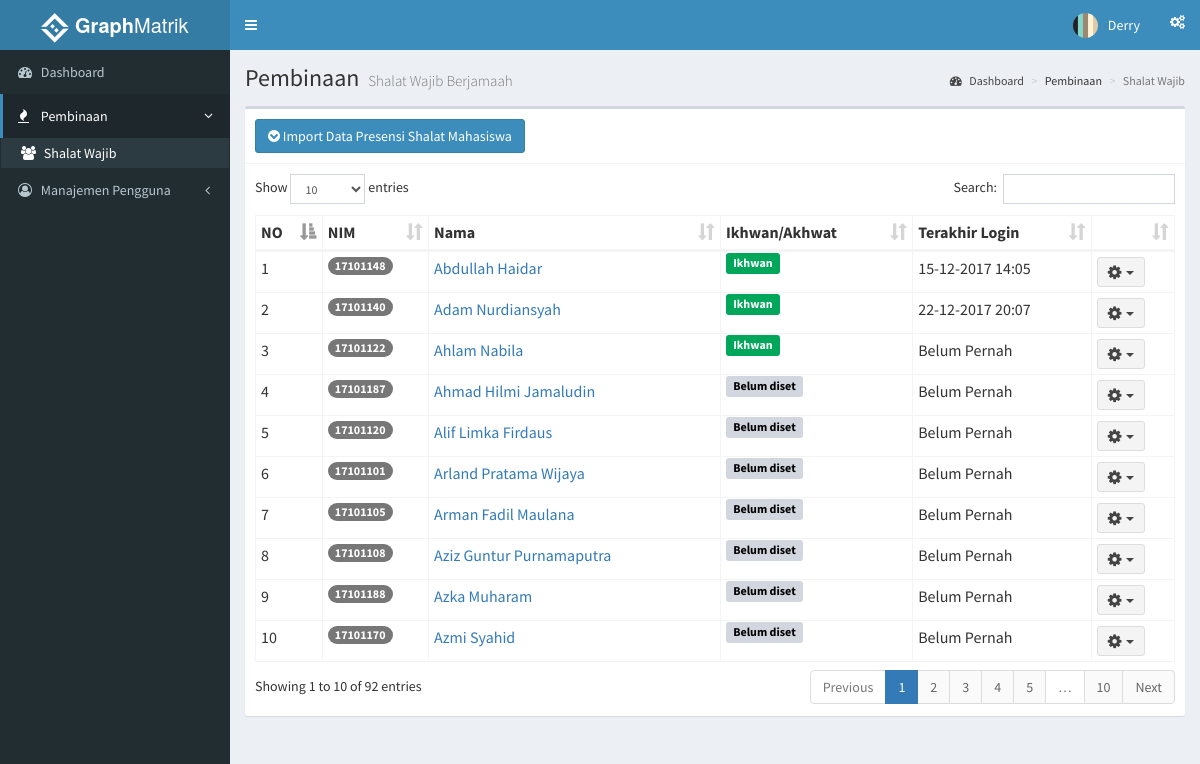
The page /index.php?page=shalat (signed in) on the database as committed earlier.
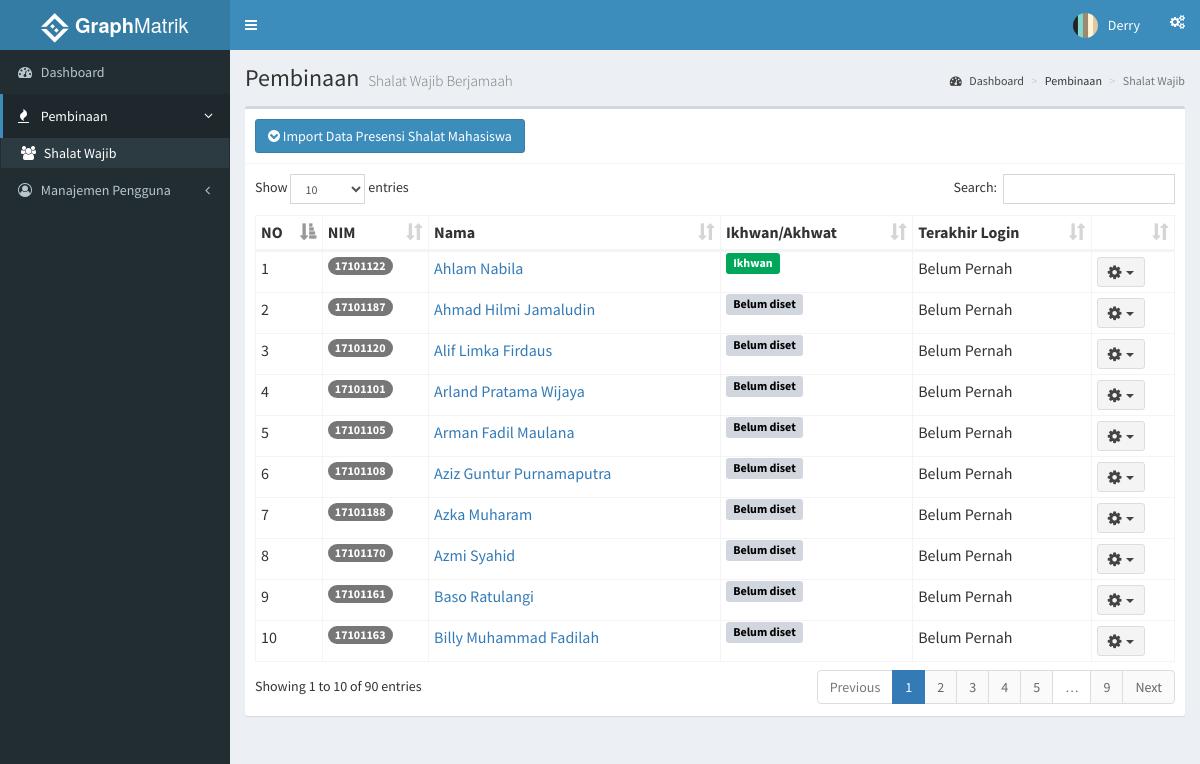
The same page on the database as committed later.
### tables this page shows
CREATE TABLE `mahasiswa` (
  `id_mahasiswa` int(11) NOT NULL,
  `nim` int(11) NOT NULL,
  `nama` varchar(35) NOT NULL,
  `angkatan` int(11) DEFAULT NULL,
  `j_kelamin` varchar(15) DEFAULT NULL,
  `asalkota` varchar(20) DEFAULT NULL,
  `email` varchar(35) DEFAULT NULL,
  `telp` varchar(13) DEFAULT NULL,
  `avatar` varchar(100) DEFAULT NULL,
  `tgl_lahir` date DEFAULT NULL,
  `id_user` int(11) DEFAULT NULL
);

CREATE TABLE `users` (
  `id_user` int(11) NOT NULL,
  `username` varchar(30) NOT NULL,
  `password` varchar(50) NOT NULL,
  `level` int(11) NOT NULL,
  `last_login` datetime NOT NULL
);

### functions.php (called while the page is built, shortened)
<?php
	function tampilMahasiswa(){
		$ambildata = mysql_query("SELECT mahasiswa.*, users.* FROM users INNER JOIN mahasiswa ON mahasiswa.id_user = users.id_user ORDER BY nama") or die(mysql_error());
		if (mysql_num_rows($ambildata) > 0) {
			while ($ad = mysql_fetch_assoc($ambildata))
				$data[] = $ad;
				return $data;
		} else{
			echo "Daftar mahasiswa kosong";
		}
	}
 ?>

### role/adminmatrik/shalat.php (the view, shortened to what this page needs)
<?php
  include 'functions.php';
 ?>
    <section class="content-header">
      <h1>
        Pembinaan
        <small>Shalat Wajib Berjamaah</small>
      </h1>
      <ol class="breadcrumb">
        <li><a href="/simon/admin"><i class="fa fa-dashboard"></i> Dashboard</a></li>
        <li>Pembinaan</li>
        <li class="active">Shalat Wajib</li>
      </ol>
    </section>
    <section class="content">
      <div class="row">
        <div class="col-xs-12">
          <div class="box">
            <div class="box-header with-border">
             <button class="btn btn-primary" data-toggle="modal" data-target="#importMhsModal"><i class="fa fa-chevron-circle-down"></i>&nbsp;Import Data Presensi Shalat Mahasiswa</button>
            </div>
            <div class="box-body">
              <table id="tablePembina" class="table table-bordered table-hover table-condensed">
                <thead>
                  <tr>
                    <th>NO</th>
                    <th>NIM</th>
                    <th>Nama</th>
                    <th>Ikhwan/Akhwat</th>
                    <th>Terakhir Login</th>
                    <th></th>
                  </tr>
                </thead>
                <tbody>
                  <?php
                    $dataMahasiswa = tampilMahasiswa();
                    $no = 1;
                    foreach($dataMahasiswa as $row){
                   ?>
                <tr>
                  <td><?php echo $no ?></td>
                  <td><?php echo "<span class='badge'>".$row['nim']."</span>" ?></td>
                  <td><?php echo "<a href='index.php?page=mahasiswadetails&id=".$row['id_user']."'>".$row['nama']."</a>" ?></td>
                  <td><?php if($row['j_kelamin'] == 'Ikhwan' || $row['j_kelamin'] == 'Laki-laki'){echo '<span class="label bg-green">Ikhwan</span>';} else if($row['j_kelamin'] == 'Akhwat' || $row['j_kelamin'] == 'Perempuan'){echo '<span class="label bg-yellow">Akhwat</span>';} else if($row['j_kelamin'] == NULL){echo '<span class="label bg-gray">Belum diset</span>';} ?></td>
                  <td><?php if ($row['last_login'] == '0000-00-00 00:00:00'){ echo 'Belum Pernah';}else{ echo date("d-m-Y H:i", strtotime($row['last_login'])) ;}
                  ?></td>
                  <td>
                    <div class="dropdown">
                      <button class="btn btn-default btn-sm dropdown-toggle " type="button" data-toggle="dropdown">
                        <i class="fa fa-cog fa-lg"></i>&nbsp;&nbsp;<span class="caret"></span>
                      </button>
                    </div>
                  </td>
                </tr>
                  <?php
                    $no++; }
                   ?>
                </tbody>
              </table>
            </div>
          </div>
        </div>
      </div>
    </section>

### index.php (shortened to what this page needs)
<html>
<head>
  <link rel="stylesheet" href="assets/css/bootstrap.min.css">
  <link rel="stylesheet" href="assets/css/font-awesome.min.css">
  <link rel="stylesheet" href="assets/css/ionicons.min.css">
  <link rel="stylesheet" href="assets/css/dataTables.bootstrap.min.css">
  <link rel="stylesheet" href="assets/css/AdminLTE.min.css">
  <link rel="stylesheet" href="assets/css/_all-skins.min.css">
  <link rel="stylesheet" href="assets/css/jquery-jvectormap.css">
  <link rel="stylesheet" href="assets/css/bootstrap-datepicker.min.css">
  <link rel="stylesheet" href="assets/css/daterangepicker.css">
  <link rel="stylesheet" href="assets/css/bootstrap3-wysihtml5.min.css">
  <link rel="stylesheet" href="assets/css/style.css">
</head>
<body class="hold-transition skin-blue sidebar-mini">
  <div class="wrapper">
    <header class="main-header">
      <a href="index.php" class="logo">
        <span class="logo-lg"><img src="assets/img/icon30.png">&nbsp;<b>Graph</b>Matrik</span>
      </a>
      <nav class="navbar navbar-static-top">
        <a href="#" class="sidebar-toggle" data-toggle="push-menu" role="button">
        </a>
        <div class="navbar-custom-menu">
          <ul class="nav navbar-nav">
            <li class="dropdown user user-menu">
              <a href="#" class="dropdown-toggle" data-toggle="dropdown">
                <img src=<?php echo "assets/img/user/".$_SESSION['ava']; ?> class="user-image" alt="User Image">
                <span class="hidden-xs"><?php echo $_SESSION['nama']; ?></span>
              </a>
                </li>
              </ul>
            <li>
              <a href="#" data-toggle="control-sidebar"><i class="fa fa-gears"></i></a>
            </li>
        </div>
      </nav>
    </header>
    <?php
      if ($_SESSION['role'] =='administrator') {
        include 'role/admin/sidebar.php';
      } else
      if($_SESSION['role'] =='adminmatrik'){
        include 'role/adminmatrik/sidebar.php';
      }
    ?>
  </div>
</body>
</html>

### role/adminmatrik/sidebar.php (shortened to what this page needs)
<aside class="main-sidebar">
  <section class="sidebar">
    <ul class="sidebar-menu" data-widget="tree">
      <li <?php
            if ($_SERVER['REQUEST_URI'] == '/simon/') {
               echo "class='active'";
            }
          ?>
      ><a href="/simon"><i class="fa fa-dashboard"></i> <span>Dashboard</span></a></li>
      <li class="treeview <?php
            if (isset($_GET['page'])) {
                  if ($_GET['page'] == 'shalat') {
                    echo ' active';
                  } else{
                    echo '';
                  }
                }
           ?>"
      >
        <a href="#">
          <i class="fa fa-fire"></i>
          <span>Pembinaan</span>
          <span class="pull-right-container">
            <i class="fa fa-angle-left pull-right"></i>
          </span>
        </a>
         <ul class="treeview-menu">
           <li <?php
                 if (isset($_GET['page'])) {
                   if ($_GET['page'] == 'shalat') {
                     echo "class='active'";
                   }
                 }
               ?>
           ><a href="?page=shalat"><i class="fa fa-users"></i>&nbsp;Shalat Wajib</a></li>
         </ul>
        </li>
      <li class="treeview <?php
            if (isset($_GET['page'])) {
                  if ($_GET['page'] == 'pembina'|| $_GET['page'] == 'pembinadetails' || $_GET['page'] == 'editpembina'|| $_GET['page'] == 'mahasiswa' || $_GET['page'] == 'mahasiswadetails' || $_GET['page'] == 'editmahasiswa' || $_GET['page'] == 'tambahbinaan') {
                    echo ' active';
                  } else{
                    echo '';
                  }
                }
           ?>"
      >
        <a href="#">
          <i class="fa fa-user-circle-o"></i>
          <span>Manajemen Pengguna</span>
          <span class="pull-right-container">
            <i class="fa fa-angle-left pull-right"></i>
          </span>
        </a>
        </li>
    </ul>
  </section>
</aside>
<div class="content-wrapper">
	<?php
		if (isset($_GET['page'])) {
			if ($_GET['page'] == 'mahasiswa') {
				include 'mahasiswa.php';
			} else if ($_GET['page'] == 'pembina') {
				include 'pembina.php';
			} else if ($_GET['page'] == 'pembinadetails') {
        include 'detailpembina.php';
      } else if ($_GET['page'] == 'editpembina') {
        include 'edit_pembina.php';
      } else if ($_GET['page'] == 'profil') {
        include 'profil.php';
      } else if ($_GET['page'] == 'editprofil') {
        include 'edit_profil.php';
      } else if ($_GET['page'] == 'mahasiswadetails') {
        include 'detailmahasiswa.php';
      } else if ($_GET['page'] == 'editmahasiswa') {
        include 'edit_mahasiswa.php';
      } else if ($_GET['page'] == 'bypembina') {
        include 'bypembina.php';
      } else if ($_GET['page'] == 'bypembinadetail') {
        include 'bypembinadetail.php';
      } else if ($_GET['page'] == 'tambahbinaan') {
        include 'tambahbinaan.php';
      } else if ($_GET['page'] == 'shalat') {
        include 'shalat.php';
      }
		} else{
			include 'dashboard.php';
		}
	?>
</div>

Rows that differ between the two databases and show on the page:
removed mahasiswa: nim "17101148", nama "Abdullah Haidar", j_kelamin "Ikhwan", id_user.last_login "15-12-2017 14:05"
removed mahasiswa: nim "17101140", nama "Adam Nurdiansyah", j_kelamin "Ikhwan", id_user.last_login "22-12-2017 20:07"
now on this page (row unchanged): mahasiswa: nim "17101161", nama "Baso Ratulangi", shows "Belum diset", shows "Belum Pernah"
now on this page (row unchanged): mahasiswa: nim "17101163", nama "Billy Muhammad Fadilah", shows "Belum diset", shows "Belum Pernah"
Other text that changed with them:
text written by a page script: "Show entries Search: Showing 1 to 10 of 92 entries Previous 1 2 3 4 5 … 10 Next" → "Show entries Search: Showing 1 to 10 of 90 entries Previous 1 2 3 4 5 … 9 Next"
